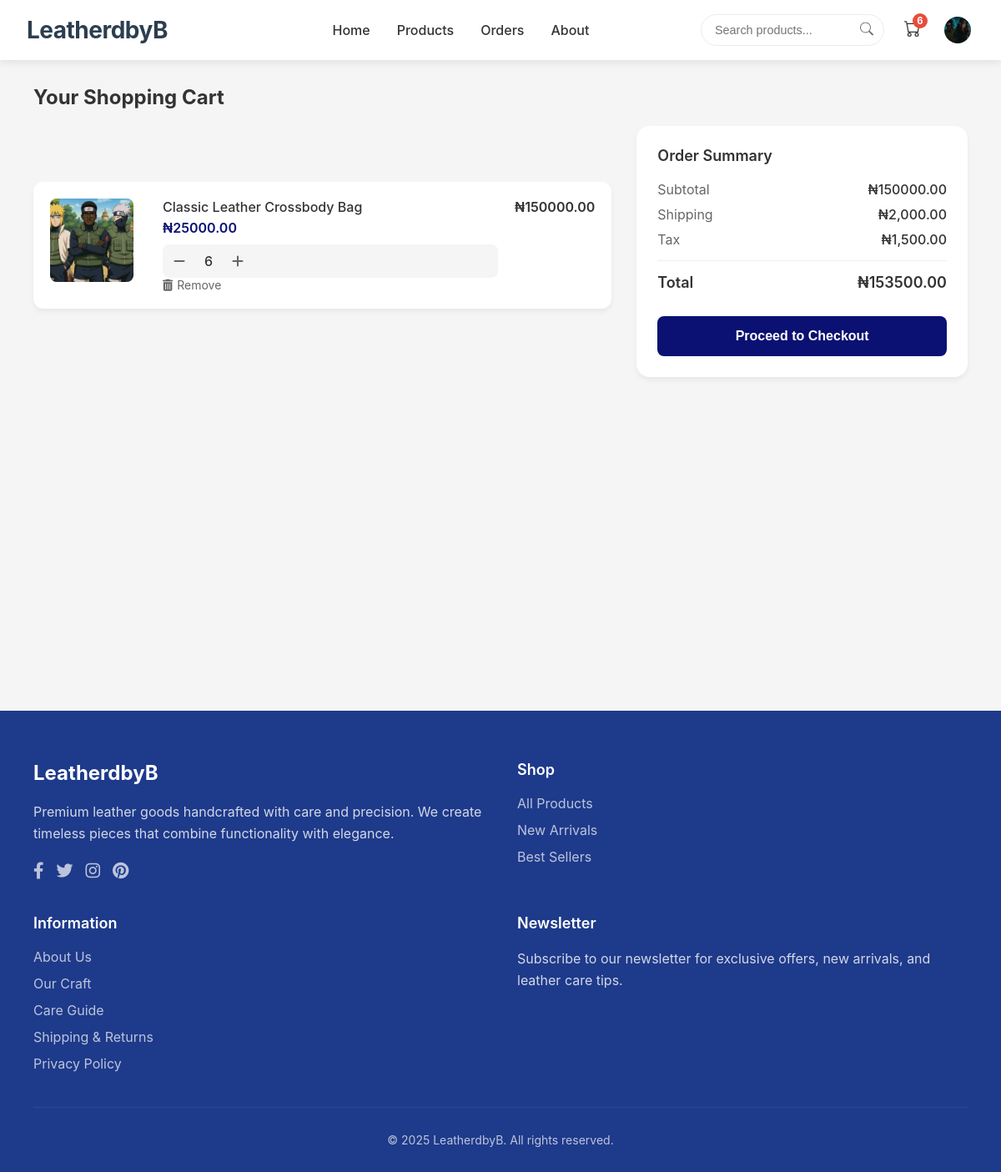
/cart/ (signed in), run on an earlier commit of the app's database.
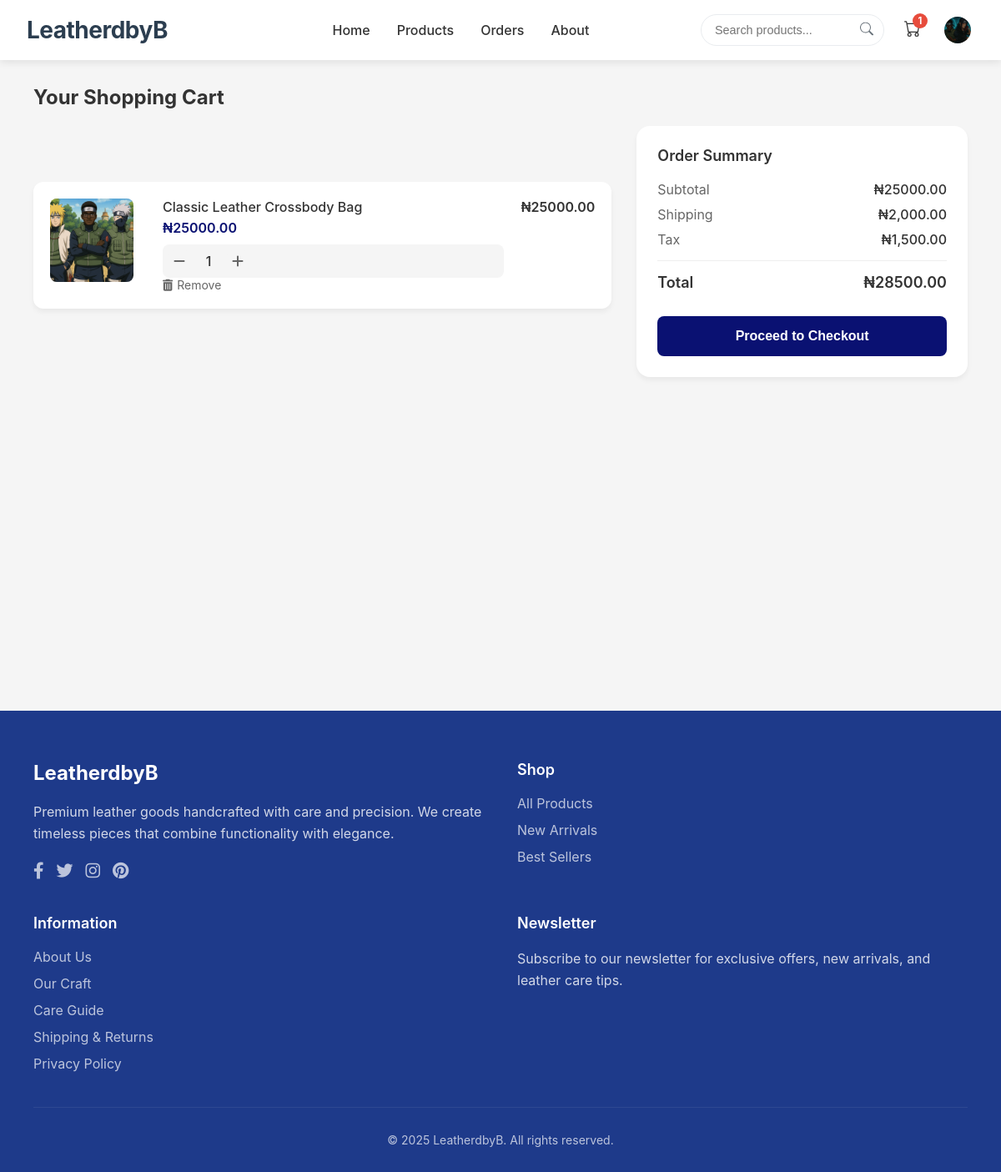
And on a later commit of the database.
### core/models.py (models this page shows, shortened)
class CartItem(models.Model):
    cart = models.ForeignKey(Cart, related_name='items', on_delete=models.CASCADE)
    product = models.ForeignKey(Product, on_delete=models.CASCADE)
    quantity = models.PositiveIntegerField(default=1)
    @property
    def total_price(self):
        return self.product.price * self.quantity

class Product(models.Model):
    name = models.CharField(max_length=200)
    description = models.TextField()
    slug = models.SlugField(unique=True, blank=True)
    price = models.DecimalField(max_digits=10, decimal_places=2)
    category = models.ForeignKey(Category, on_delete=models.CASCADE)
    stock = models.PositiveIntegerField(default=0)
    rating = models.FloatField(default=0)
    sku = models.CharField(max_length=50, unique=True)
    featured = models.BooleanField(default=False)  # ✅ Add this line
    created_at = models.DateTimeField(auto_now_add=True)
    featured = models.BooleanField(default=False)
    updated_at = models.DateTimeField(auto_now=True)

class Cart(models.Model):
    user = models.ForeignKey(User, on_delete=models.CASCADE, null=True, blank=True)
    session_key = models.CharField(max_length=40, null=True, blank=True)
    created_at = models.DateTimeField(auto_now_add=True)
    updated_at = models.DateTimeField(auto_now=True)
    @property
    def subtotal(self):
        return sum(item.total_price for item in self.items.all())
    @property
    def total(self):
        return self.subtotal + Decimal('2000.00') + Decimal('1500.00')  # Shipping + Tax
    @property
    def total_items(self):
        return self.items.aggregate(total=models.Sum('quantity'))['total'] or 0

class ProductImage(models.Model):
    product = models.ForeignKey(Product, related_name='images', on_delete=models.CASCADE)
    image = models.ImageField(upload_to='products/')
    is_featured = models.BooleanField(default=False)

### core/views.py (the view)
def cart_detail(request):
    cart = _get_cart(request)
    context = {
        'cart': cart,
    }
    return render(request, 'cart/detail.html', context)

### core/context_processors.py (called while the page is built)
def cart_context(request):
    cart = None
    total_items = 0
    if request.user.is_authenticated:
        cart = Cart.objects.filter(user=request.user).first()
    elif request.session.session_key:
        cart = Cart.objects.filter(session_key=request.session.session_key).first()
    if cart:
        total_items = cart.total_items
    return {'cart': cart, 'cart_total_items': total_items}

### core/views.py (called while the page is built, shortened)
def _get_cart(request):
    if request.user.is_authenticated:
        cart, created = Cart.objects.get_or_create(user=request.user)
    return cart

### core/templates/cart/detail.html (shortened to what this page needs)
{% extends "base.html" %}
{% load static %}
{% block content %}
<div id="cart" class="page">
    <div class="cart-header">
        <h2 class="cart-title">Your Shopping Cart</h2>
    </div>
    <div class="cart-container">
        <div class="cart-items">
            <div id="cartItems">
                {% for item in cart.items.all %}
                <div class="cart-item" data-product-id="{{ item.product.id }}">
                    <div class="cart-item-image">
                        {% if item.product.images.first %}
                        <img src="{{ item.product.images.first.image.url }}" alt="{{ item.product.name }}">
                        {% else %}
                        <i class="fas fa-image"></i>
                        {% endif %}
                    </div>
                    <div class="cart-item-info">
                        <div class="cart-item-name">{{ item.product.name }}</div>
                        <div class="cart-item-price">₦{{ item.product.price|floatformat:2 }}</div>
                        <div class="quantity-controls">
                            <button class="qty-btn" onclick="updateCartItem({{ item.product.id }}, 'decrement')">
                                <i class="fas fa-minus"></i>
                            </button>
                            <span class="qty-display">{{ item.quantity }}</span>
                            <button class="qty-btn" onclick="updateCartItem({{ item.product.id }}, 'increment')">
                                <i class="fas fa-plus"></i>
                            </button>
                        </div>
                        <div class="remove-item" onclick="removeFromCart({{ item.product.id }})">
                            <i class="fas fa-trash-alt"></i> Remove
                        </div>
                    </div>
                    <div style="font-weight: 600;">₦{{ item.total_price|floatformat:2 }}</div>
                </div>
                {% endfor %}
            </div>
        </div>
        {% if cart.items.exists %}
        <div class="cart-summary">
            <h3 class="summary-title">Order Summary</h3>
            <div class="summary-row">
                <span class="summary-label">Subtotal</span>
                <span class="summary-value">₦{{ cart.subtotal|floatformat:2 }}</span>
            </div>
            <div class="summary-row">
                <span class="summary-label">Shipping</span>
                <span class="summary-value">₦2,000.00</span>
            </div>
            <div class="summary-row">
                <span class="summary-label">Tax</span>
                <span class="summary-value">₦1,500.00</span>
            </div>
            <div class="summary-row summary-total">
                <span>Total</span>
                <span>₦{{ cart.total|floatformat:2 }}</span>
            </div>
            {% if request.user.is_authenticated %}
            <button class="checkout-btn" onclick="window.location.href='{% url 'checkout' %}'">Proceed to Checkout</button>
            {% else %}
            <button class="checkout-btn" onclick="window.location.href='{% url 'login' %}?next={% url 'checkout' %}'">Login to Checkout</button>
            {% endif %}
        </div>
        {% endif %}
    </div>
</div>
{% endblock %}

### core/templates/includes/header.html (shortened to what this page needs)
<nav class="main-nav">
    <div class="nav-brand">
        <a href="{% url 'home' %}" class="logo">LeatherdbyB</a>
    </div>
    <div class="nav-primary">
        <a class="nav-item {% if request.path == '/' %}active{% endif %}" href="{% url 'home' %}">Home</a>
        <a class="nav-item {% if request.path == '/products/' %}active{% endif %}" href="{% url 'product_list' %}">Products</a>
        <a class="nav-item {% if request.path == '/account/orders/' %}active{% endif %}" href="{% url 'order_history' %}">Orders</a>
        <a class="nav-item {% if request.path == '/about/' %}active{% endif %}" href="{% url 'about' %}">About</a>
    </div>
    <div class="nav-secondary">
        <div class="search-container">
            <form method="GET" action="{% url 'product_list' %}" class="search-form">
                <input type="text" class="search-input" name="search" placeholder="Search products..."
                       value="{{ request.GET.search }}" aria-label="Search products">
                <button type="submit" class="search-button" aria-label="Submit search">
                    <svg xmlns="http://www.w3.org/2000/svg" width="16" height="16" fill="currentColor" viewBox="0 0 16 16">
                        <path d="M11.742 10.344a6.5 6.5 0 1 0-1.397 1.398h-.001c.03.04.062.078.098.115l3.85 3.85a1 1 0 0 0 1.415-1.414l-3.85-3.85a1.007 1.007 0 0 0-.115-.1zM12 6.5a5.5 5.5 0 1 1-11 0 5.5 5.5 0 0 1 11 0z"/>
                    </svg>
                </button>
            </form>
        </div>
        <div class="cart-container" onclick="window.location.href='{% url 'cart_detail' %}'">
            <div class="cart-icon">
                <span class="cart-badge">{{ cart_total_items }}</span>
            </div>
        </div>
        <div class="account-dropdown">
            <button class="account-toggle" aria-label="Account menu">
                {% if request.user.is_authenticated %}
                    {% if request.user.userprofile.profile_image %}
                        <img src="{{ request.user.userprofile.profile_image.url }}" alt="Profile" class="account-avatar">
                    {% endif %}
                {% endif %}
            </button>
        </div>
    </div>
</nav>

What changed in the data, as far as the page shows it:
changed CartItem "Classic Leather Crossbody Bag": quantity "6" → "1"; total_price "150000.00" → "25000.00"
changed through a linked row, Cart: subtotal "150000.00" → "25000.00"; total "153500.00" → "28500.00"
Also different on the page:
{{ cart_total_items }}: "6" → "1"
